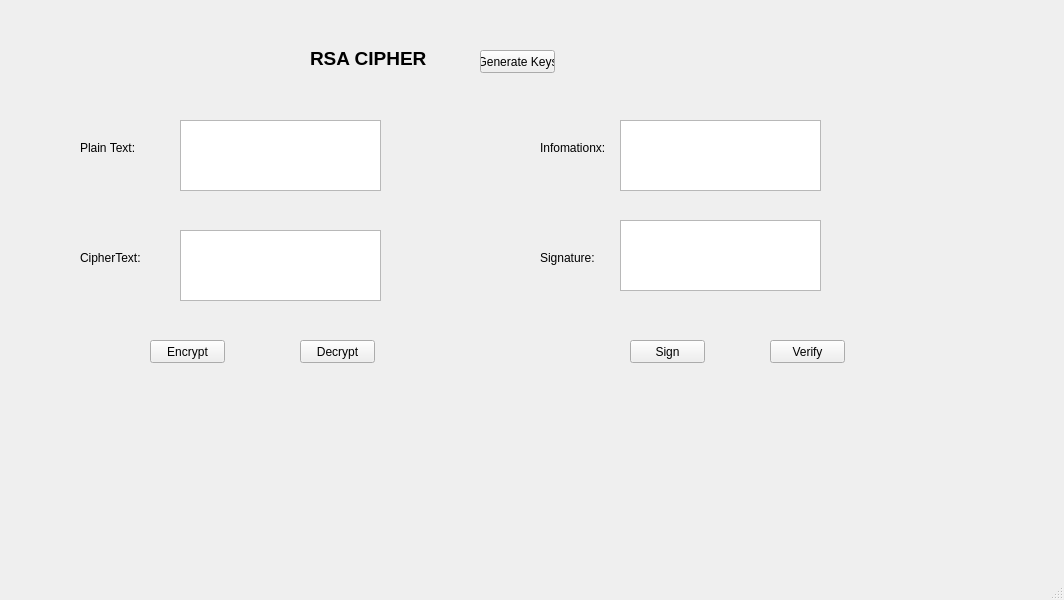
<?xml version="1.0" encoding="UTF-8"?>
<ui version="4.0">
 <class>MainWindow</class>
 <widget class="QMainWindow" name="MainWindow">
  <property name="geometry">
   <rect>
    <x>0</x>
    <y>0</y>
    <width>1064</width>
    <height>600</height>
   </rect>
  </property>
  <property name="windowTitle">
   <string>MainWindow</string>
  </property>
  <widget class="QWidget" name="centralwidget">
   <widget class="QLabel" name="label">
    <property name="geometry">
     <rect>
      <x>310</x>
      <y>50</y>
      <width>141</width>
      <height>16</height>
     </rect>
    </property>
    <property name="font">
     <font>
      <pointsize>14</pointsize>
      <weight>75</weight>
      <bold>true</bold>
     </font>
    </property>
    <property name="text">
     <string>RSA CIPHER</string>
    </property>
   </widget>
   <widget class="QLabel" name="label_2">
    <property name="geometry">
     <rect>
      <x>80</x>
      <y>140</y>
      <width>61</width>
      <height>16</height>
     </rect>
    </property>
    <property name="text">
     <string>Plain Text:</string>
    </property>
   </widget>
   <widget class="QPlainTextEdit" name="plainTextEdit">
    <property name="geometry">
     <rect>
      <x>180</x>
      <y>120</y>
      <width>201</width>
      <height>71</height>
     </rect>
    </property>
   </widget>
   <widget class="QPlainTextEdit" name="plainTextEdit_2">
    <property name="geometry">
     <rect>
      <x>180</x>
      <y>230</y>
      <width>201</width>
      <height>71</height>
     </rect>
    </property>
   </widget>
   <widget class="QPlainTextEdit" name="plainTextEdit_3">
    <property name="geometry">
     <rect>
      <x>620</x>
      <y>120</y>
      <width>201</width>
      <height>71</height>
     </rect>
    </property>
   </widget>
   <widget class="QPlainTextEdit" name="plainTextEdit_4">
    <property name="geometry">
     <rect>
      <x>620</x>
      <y>220</y>
      <width>201</width>
      <height>71</height>
     </rect>
    </property>
   </widget>
   <widget class="QLabel" name="label_3">
    <property name="geometry">
     <rect>
      <x>80</x>
      <y>250</y>
      <width>61</width>
      <height>16</height>
     </rect>
    </property>
    <property name="text">
     <string>CipherText:</string>
    </property>
   </widget>
   <widget class="QLabel" name="label_4">
    <property name="geometry">
     <rect>
      <x>540</x>
      <y>140</y>
      <width>71</width>
      <height>16</height>
     </rect>
    </property>
    <property name="text">
     <string>Infomationx:</string>
    </property>
   </widget>
   <widget class="QLabel" name="label_5">
    <property name="geometry">
     <rect>
      <x>540</x>
      <y>250</y>
      <width>61</width>
      <height>16</height>
     </rect>
    </property>
    <property name="text">
     <string>Signature:</string>
    </property>
   </widget>
   <widget class="QPushButton" name="btn_encrypt">
    <property name="geometry">
     <rect>
      <x>150</x>
      <y>340</y>
      <width>75</width>
      <height>23</height>
     </rect>
    </property>
    <property name="text">
     <string>Encrypt</string>
    </property>
   </widget>
   <widget class="QPushButton" name="btn_decrypt">
    <property name="geometry">
     <rect>
      <x>300</x>
      <y>340</y>
      <width>75</width>
      <height>23</height>
     </rect>
    </property>
    <property name="text">
     <string>Decrypt</string>
    </property>
   </widget>
   <widget class="QPushButton" name="btn_sign">
    <property name="geometry">
     <rect>
      <x>630</x>
      <y>340</y>
      <width>75</width>
      <height>23</height>
     </rect>
    </property>
    <property name="text">
     <string>Sign</string>
    </property>
   </widget>
   <widget class="QPushButton" name="btn_verify">
    <property name="geometry">
     <rect>
      <x>770</x>
      <y>340</y>
      <width>75</width>
      <height>23</height>
     </rect>
    </property>
    <property name="text">
     <string>Verify</string>
    </property>
   </widget>
   <widget class="QPushButton" name="btn_gen_keys">
    <property name="geometry">
     <rect>
      <x>480</x>
      <y>50</y>
      <width>75</width>
      <height>23</height>
     </rect>
    </property>
    <property name="text">
     <string>Generate Keys</string>
    </property>
   </widget>
  </widget>
  <widget class="QMenuBar" name="menubar">
   <property name="geometry">
    <rect>
     <x>0</x>
     <y>0</y>
     <width>1064</width>
     <height>21</height>
    </rect>
   </property>
  </widget>
  <widget class="QStatusBar" name="statusbar"/>
 </widget>
 <resources/>
 <connections/>
</ui>
